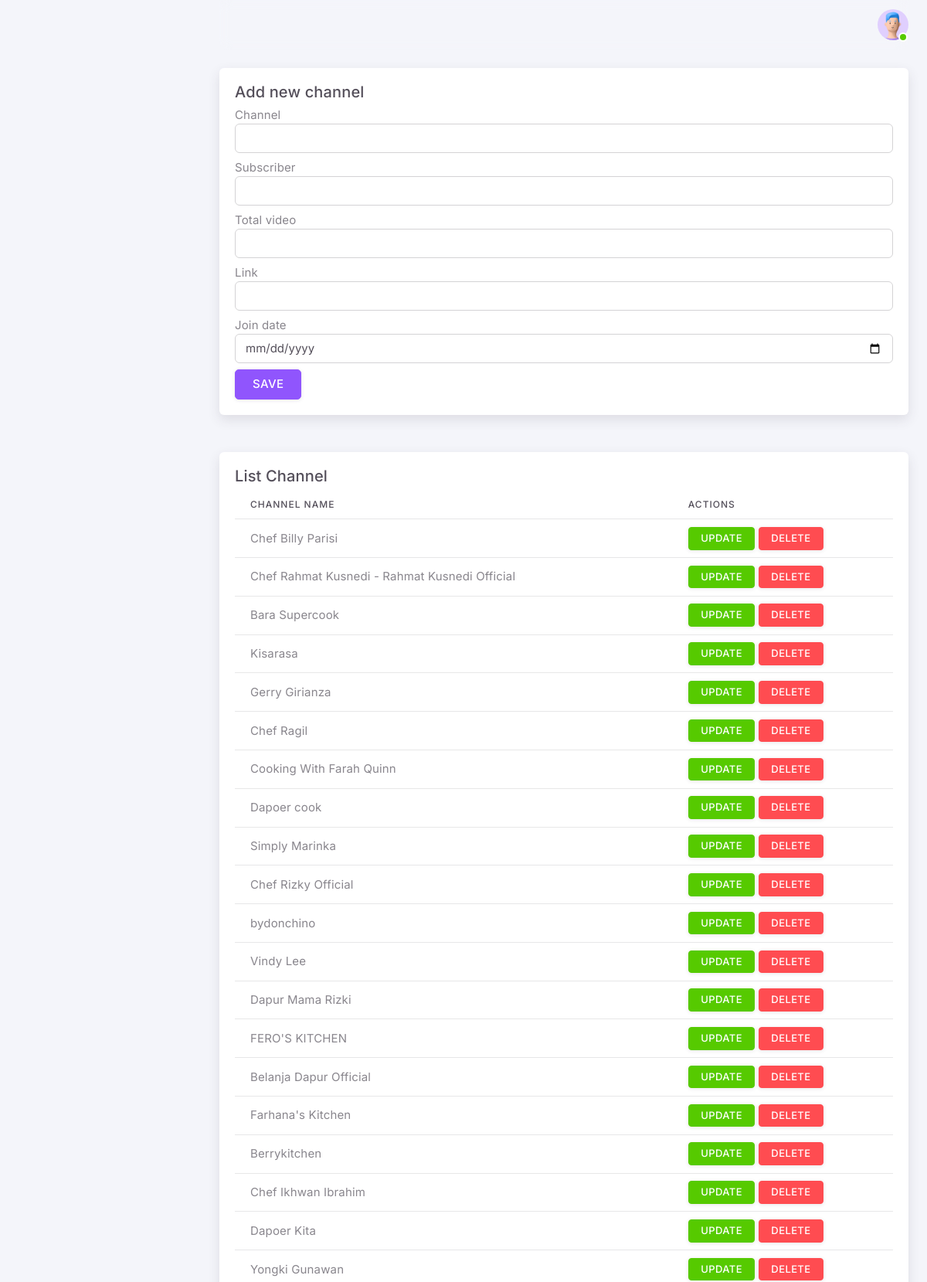
The page /channels/ (upper part) on the database its author committed.
### tables this page shows
CREATE TABLE "channels" (
"channel_id" INTEGER,
  "channel" TEXT,
  "subscriber" TEXT,
  "viewer" TEXT,
  "join_date" TEXT,
  "total_video" REAL,
  "link" TEXT
);

### app/routes/channel_routes.py (the view, shortened to what this page needs)
@channel.route('/', methods=['POST', 'GET'])
def index():
    if request.method == 'GET':
        cursor = get_db().execute("SELECT * FROM channels")
        channels = cursor.fetchall()
        return render_template(
            './pages/channel.html',
            channels = channels
        )

### app/__init__.py (called while the page is built)
def get_db():
    if 'db' not in g:
        g.db = sqlite3.connect(app.config['DATABASE'])
        g.db.row_factory = sqlite3.Row
    return g.db

@app.teardown_appcontext
def close_connection(exception):
    db = getattr(g, '_database', None)
    if db is not None:
        db.close()

### app/templates/pages/channel.html (shortened to what this page needs)
{% extends 'base.html' %}
{% block content %}
<div class="row mb-5">
    <div class="col-md-12">
        <div class="card h-100">
        <div class="card-body">
            <h5 class="card-title">Add new channel</h5>
            <form action="{{ url_for('channel.index') }}" method="POST">
                <div class="mb-2">
                    <label for="">Channel</label>
                    <input type="text" name="channel" class="form-control">
                </div>
                <div class="mb-2">
                    <label for="subscriber">Subscriber</label>
                    <input type="number" id="subscriber" name="subscriber" class="form-control" value="">
                </div>
                <div class="mb-2">
                    <label for="total_video">Total video</label>
                    <input type="number" id="total_video" name="total_video" class="form-control" value="">
                </div>
                <div class="mb-2">
                    <label for="link">Link</label>
                    <input type="text" id="link" name="link" class="form-control" value="">
                </div>
                <div class="mb-2">
                    <label for="join_date">Join date</label>
                    <input type="date" id="join_date" name="join_date" class="form-control" value="">
                </div>
                <button type="submit" class="btn btn-primary">Save</button>
            </form>
        </div>
        </div>
    </div>
</div>
<div class="row mb-2">
    <div class="col-md-12">
        <div class="card h-100">
        <div class="card-body">
            <h5 class="card-title">List Channel</h5>
            <table class="table">
                <thead>
                    <tr>
                        <th>Channel name</th>
                        <th>Actions</th>
                    </tr>
                </thead>
                <tbody>
                    {% for channel in channels%}
                    <tr>
                        <td>{{channel.channel}}</td>
                        <td>
                            <a href="{{ url_for('channel.update_channel', id=channel.channel_id) }}" class="btn btn-sm btn-success">Update</a>
                            <a href="{{ url_for('channel.delete', id=channel.channel_id) }}" class="btn btn-sm btn-danger" onclick="delete_confirm()">Delete</a>
                        </td>
                    </tr>
                    {% endfor %}
                </tbody>
            </table>
        </div>
        </div>
    </div>
</div>
{% endblock %}

### app/templates/base.html (style rules this page uses)
* { text-rendering: optimizeLegibility; }

### rows shown on the page
channels: channel "Chef Billy Parisi"
channels: channel "Chef Rahmat Kusnedi - Rahmat Kusnedi Official"
channels: channel "Bara Supercook"
channels: channel "Kisarasa"
channels: channel "Gerry Girianza"
channels: channel "Chef Ragil"
channels: channel "Cooking With Farah Quinn"
channels: channel "Dapoer cook"
channels: channel "Simply Marinka"
channels: channel "Chef Rizky Official"
channels: channel "bydonchino"
channels: channel "Vindy Lee"
channels: channel "Dapur Mama Rizki"
channels: channel "FERO'S KITCHEN"
channels: channel "Belanja Dapur Official"
channels: channel "Farhana's Kitchen"
channels: channel "Berrykitchen"
channels: channel "Chef Ikhwan Ibrahim"
channels: channel "Dapoer Kita"
channels: channel "Yongki Gunawan"
